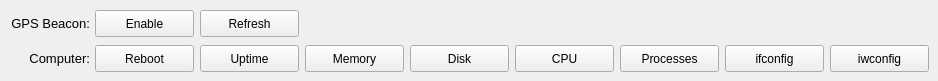
         <widget class="QWidget" name="page_ip_3">
          <widget class="QLabel" name="label2_ip_gps_beacon_enable_disable_6">
           <property name="geometry">
            <rect>
             <x>10</x>
             <y>10</y>
             <width>80</width>
             <height>27</height>
            </rect>
           </property>
           <property name="font">
            <font>
             <pointsize>10</pointsize>
             <underline>false</underline>
            </font>
           </property>
           <property name="text">
            <string>GPS Beacon:</string>
           </property>
           <property name="alignment">
            <set>Qt::AlignRight|Qt::AlignTrailing|Qt::AlignVCenter</set>
           </property>
          </widget>
          <widget class="QPushButton" name="pushButton_remote_actions_ip_gps_beacon_enable_disable_2">
           <property name="geometry">
            <rect>
             <x>95</x>
             <y>10</y>
             <width>99</width>
             <height>27</height>
            </rect>
           </property>
           <property name="text">
            <string>Enable</string>
           </property>
          </widget>
          <widget class="QPushButton" name="pushButton_remote_actions_ip_gps_beacon_refresh_2">
           <property name="enabled">
            <bool>true</bool>
           </property>
           <property name="geometry">
            <rect>
             <x>200</x>
             <y>10</y>
             <width>99</width>
             <height>27</height>
            </rect>
           </property>
           <property name="text">
            <string>Refresh</string>
           </property>
          </widget>
          <widget class="QPushButton" name="pushButton_remote_actions_ip_reboot_2">
           <property name="enabled">
            <bool>true</bool>
           </property>
           <property name="geometry">
            <rect>
             <x>95</x>
             <y>45</y>
             <width>99</width>
             <height>27</height>
            </rect>
           </property>
           <property name="text">
            <string>Reboot</string>
           </property>
          </widget>
          <widget class="QPushButton" name="pushButton_remote_actions_ip_uptime_2">
           <property name="enabled">
            <bool>true</bool>
           </property>
           <property name="geometry">
            <rect>
             <x>200</x>
             <y>45</y>
             <width>99</width>
             <height>27</height>
            </rect>
           </property>
           <property name="text">
            <string>Uptime</string>
           </property>
          </widget>
          <widget class="QLabel" name="label2_remote_actions_ip_computer_2">
           <property name="geometry">
            <rect>
             <x>10</x>
             <y>45</y>
             <width>80</width>
             <height>27</height>
            </rect>
           </property>
           <property name="font">
            <font>
             <pointsize>10</pointsize>
             <underline>false</underline>
            </font>
           </property>
           <property name="text">
            <string>Computer:</string>
           </property>
           <property name="alignment">
            <set>Qt::AlignRight|Qt::AlignTrailing|Qt::AlignVCenter</set>
           </property>
          </widget>
          <widget class="QPushButton" name="pushButton_remote_actions_ip_memory_2">
           <property name="enabled">
            <bool>true</bool>
           </property>
           <property name="geometry">
            <rect>
             <x>305</x>
             <y>45</y>
             <width>99</width>
             <height>27</height>
            </rect>
           </property>
           <property name="text">
            <string>Memory</string>
           </property>
          </widget>
          <widget class="QPushButton" name="pushButton_remote_actions_ip_disk_2">
           <property name="enabled">
            <bool>true</bool>
           </property>
           <property name="geometry">
            <rect>
             <x>410</x>
             <y>45</y>
             <width>99</width>
             <height>27</height>
            </rect>
           </property>
           <property name="text">
            <string>Disk</string>
           </property>
          </widget>
          <widget class="QPushButton" name="pushButton_remote_actions_ip_cpu_2">
           <property name="enabled">
            <bool>true</bool>
           </property>
           <property name="geometry">
            <rect>
             <x>515</x>
             <y>45</y>
             <width>99</width>
             <height>27</height>
            </rect>
           </property>
           <property name="text">
            <string>CPU</string>
           </property>
          </widget>
          <widget class="QPushButton" name="pushButton_remote_actions_ip_processes_2">
           <property name="enabled">
            <bool>true</bool>
           </property>
           <property name="geometry">
            <rect>
             <x>620</x>
             <y>45</y>
             <width>99</width>
             <height>27</height>
            </rect>
           </property>
           <property name="text">
            <string>Processes</string>
           </property>
          </widget>
          <widget class="QPushButton" name="pushButton_remote_actions_ip_iwconfig_2">
           <property name="enabled">
            <bool>true</bool>
           </property>
           <property name="geometry">
            <rect>
             <x>830</x>
             <y>45</y>
             <width>99</width>
             <height>27</height>
            </rect>
           </property>
           <property name="text">
            <string>iwconfig</string>
           </property>
          </widget>
          <widget class="QPushButton" name="pushButton_remote_actions_ip_ifconfig_2">
           <property name="enabled">
            <bool>true</bool>
           </property>
           <property name="geometry">
            <rect>
             <x>725</x>
             <y>45</y>
             <width>99</width>
             <height>27</height>
            </rect>
           </property>
           <property name="text">
            <string>ifconfig</string>
           </property>
          </widget>
         </widget>
